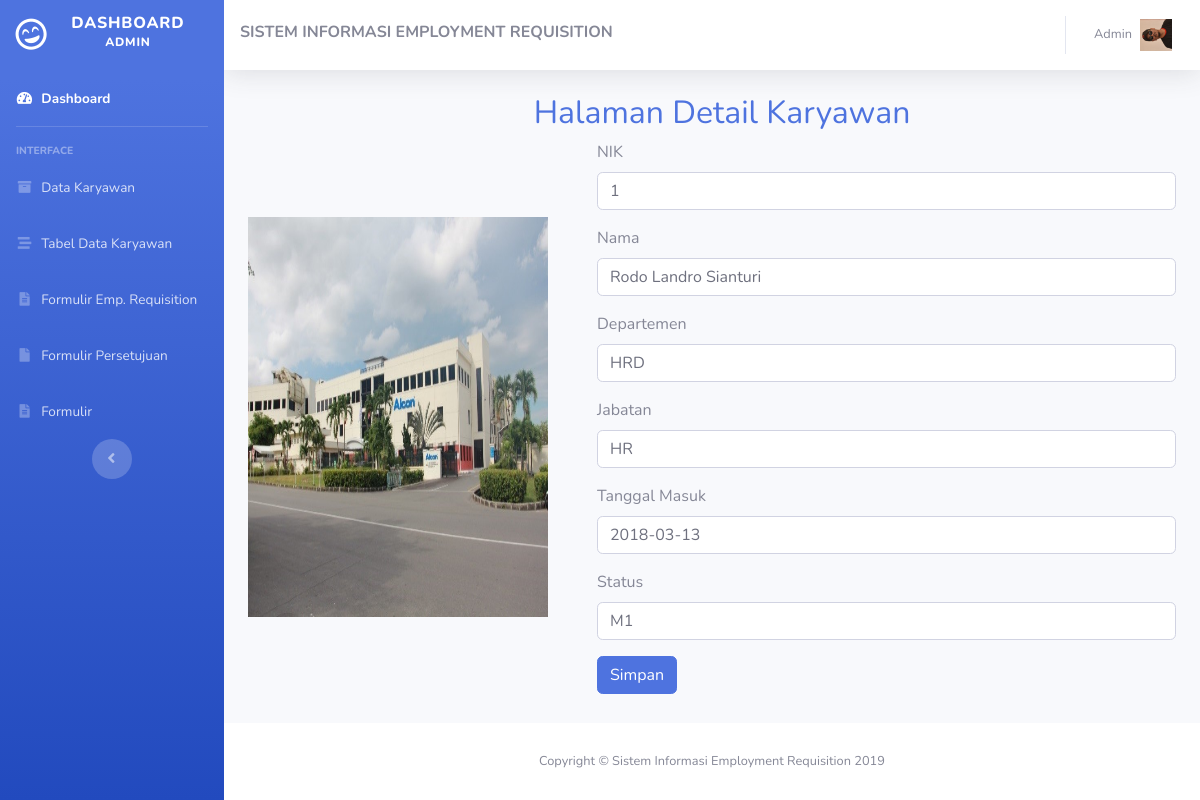
The app's page /admin/detail-karyawan.php?id=1 (signed in), older data.
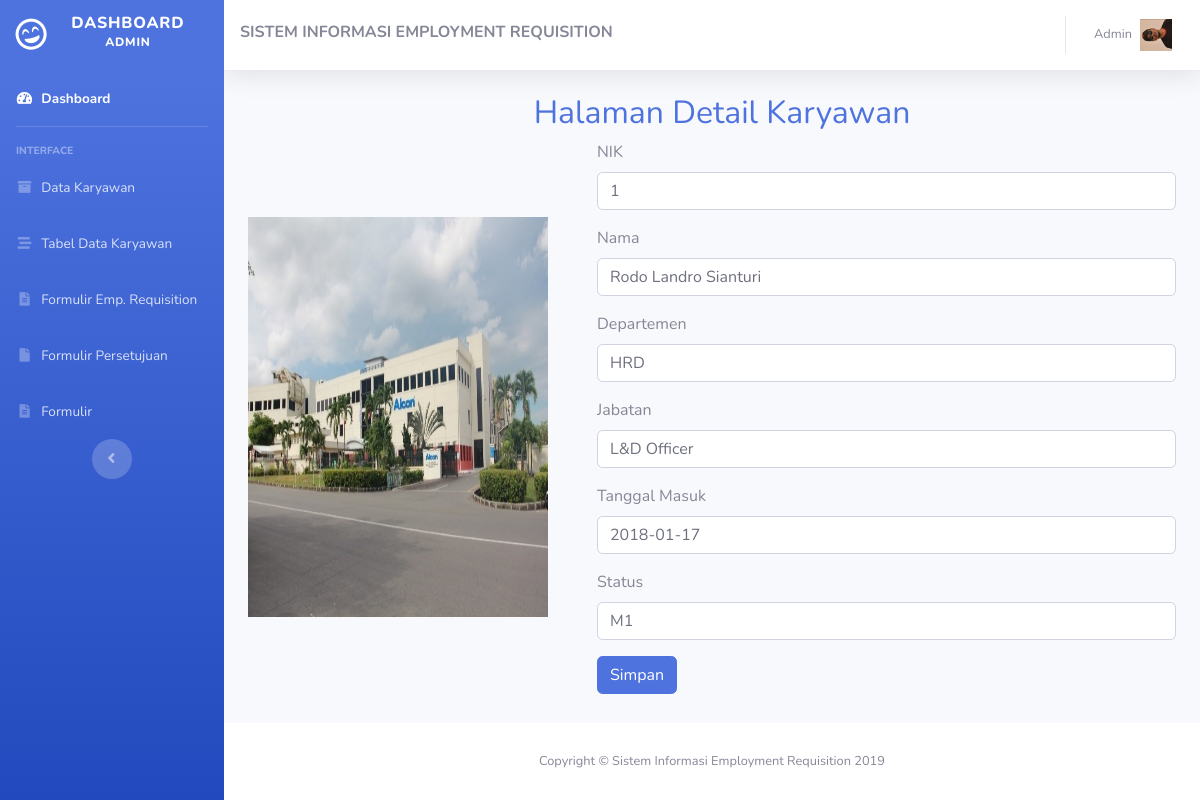
The same page, newer data.
### tables this page shows
CREATE TABLE `karyawan` (
  `id_karyawan` int(11) NOT NULL,
  `id_dept` int(11) DEFAULT NULL,
  `username` varchar(50) NOT NULL,
  `password` varchar(50) NOT NULL,
  `nama` varchar(50) NOT NULL,
  `jabatan` varchar(50) NOT NULL,
  `marital_status` varchar(50) NOT NULL,
  `tanggal_masuk` date DEFAULT NULL,
  `jenis_kelamin` varchar(20) NOT NULL,
  `status_karyawan` varchar(50) NOT NULL,
  `tempat_lahir` varchar(50) NOT NULL,
  `tanggal_lahir` date DEFAULT NULL,
  `alamat` text NOT NULL,
  `email` varchar(50) NOT NULL,
  `no_telepon` varchar(20) NOT NULL,
  `foto` varchar(100) NOT NULL,
  `hak_akses` enum('admin','pic','manager') NOT NULL
);

CREATE TABLE `departemen` (
  `id_dept` int(11) NOT NULL,
  `nama_dept` varchar(50) NOT NULL,
  `cost_center` varchar(50) NOT NULL
);

### admin/detail-karyawan.php (the view, shortened to what this page needs)
<?php
  include "../config/conn.php";
$id = $_GET['id'];
$stm2 = $pdo_conn->query("SELECT `id_karyawan`, `username`, `nama`, `jabatan`, `marital_status`, `tanggal_masuk`, `jenis_kelamin`, `status_karyawan`, `tempat_lahir`, `tanggal_lahir`, `alamat`, `email`, `no_telepon`, departemen.nama_dept
                          FROM `karyawan`
                          INNER JOIN departemen ON karyawan.id_dept = departemen.id_dept
                          WHERE karyawan.id_karyawan = '$id'");
?>
<!DOCTYPE html>
<html lang="en">
<head>
  <link href="../assets/vendor/fontawesome-free/css/all.min.css" rel="stylesheet" type="text/css">
  <link href="../assets/css/sb-admin-2.min.css" rel="stylesheet">
</head>
<body id="page-top">
        <div id="wrapper">
        <?php
          include "../components/sidebar.php";
        ?>
    <div id="content-wrapper" class="d-flex flex-column">
    <div id="content">
        <?php
          include "../components/navbar.php";
        ?>
    <center><h2 style="margin-left: 20px" <p class="text-primary">Halaman Detail Karyawan</h2></center>
        <div class="container-fluid" style=" display: flex; justify-content: center; align-items: center; ">
          <img src="../img/CVB.jpg" style=
          "width: 300px;
          height: 400px; ">
        <?php
          while ($row = $stm2->fetch()) {
        ?>
    <form style=" flex-grow: 1; margin-left: 49px;">
      <div class="form-group">
        <label for="id_karyawan">NIK</label>
        <input type="text" class="form-control" value="<?=$row['id_karyawan']?>">
      </div>
      <div class="form-group">
        <label for="nama">Nama</label>
        <input type="text" class="form-control"  value="<?=$row['nama']?>">
      </div>
      <div class="form-group">
        <label for="departemen">Departemen</label>
        <input type="text" class="form-control" value="<?=$row['nama_dept']?>">
      </div>
      <div class="form-group">
        <label for="jabatan">Jabatan</label>
        <input type="text" class="form-control" value="<?=$row['jabatan']?>">
      </div>
      <div class="form-group">
        <label for="tanggal_masuk">Tanggal Masuk</label>
        <input type="text" class="form-control" value="<?=$row['tanggal_masuk']?>">
      </div>
      <div class="form-group">
        <label for="marital_status">Status</label>
        <input type="text" class="form-control" value="<?=$row['marital_status']?>">
      </div>
      <button type="submit" class="btn btn-primary">Simpan</button>
    </form>
        <?php
          }
        ?>
      </div>
    </div>
    <footer class="sticky-footer bg-white">
      <div class="container my-auto">
        <div class="copyright text-center my-auto">
          <span>Copyright &copy; Sistem Informasi Employment Requisition 2019</span>
        </div>
      </div>
    </footer>
    </div>
    </div>
</body>
</html>

### components/sidebar.php
<ul class="navbar-nav bg-gradient-primary sidebar sidebar-dark accordion" id="accordionSidebar">
  <a class="sidebar-brand d-flex align-items-center justify-content-center" href="./">
    <div class="sidebar-brand-icon rotate-n-15">
      <i class="far fa-grin-beam"></i>
    </div>
    <div class="sidebar-brand-text mx-3">Dashboard <sup>Admin</sup></div>
  </a>
  <li class="nav-item active">
    <a class="nav-link" href="./">
      <i class="fas fa-fw fa-tachometer-alt"></i>
      <span>Dashboard</span>
    </a>
  </li>
  <hr class="sidebar-divider">
  <div class="sidebar-heading">Interface</div>
  <li class="nav-item">
    <a class="nav-link collapsed" href="./list-karyawan.php">
      <i class="fas fa-fw fa-archive"></i>
      <span> Data Karyawan</span>
    </a>
  </li>
  <li class="nav-item">
    <a class="nav-link collapsed" href="#">
      <i class="fas fa-fw fa-stream"></i>
      <span>Tabel Data Karyawan</span>
    </a>
  </li>
  <li class="nav-item">
    <a class="nav-link collapsed" href="#">
      <i class="fas fa-fw fa-file-alt"></i>
      <span>Formulir Emp. Requisition</span>
    </a>
  </li>
  <li class="nav-item">
    <a class="nav-link collapsed" href="#">
      <i class="fas fa-fw fa-file"></i>
      <span>Formulir Persetujuan</span>
    </a>
  </li>
  <li class="nav-item">
    <a class="nav-link collapsed" href="#">
      <i class="fas fa-fw fa-file-alt"></i>
      <span>Formulir</span>
    </a>
  </li>
  <div class="text-center d-none d-md-inline">
    <button class="rounded-circle border-0" id="sidebarToggle"></button>
  </div>
</ul>

### components/navbar.php (shortened to what this page needs)
<nav class="navbar navbar-expand navbar-light bg-white topbar mb-4 static-top shadow">
<p class="font-weight-bold"
    style="margin-top: 10px;"> SISTEM INFORMASI EMPLOYMENT REQUISITION </p>
  <ul class="navbar-nav ml-auto">
    <li class="nav-item dropdown no-arrow">
      <a class="nav-link dropdown-toggle" href="#" id="userDropdown" role="button" data-toggle="dropdown" aria-haspopup="true" aria-expanded="false">
        <span class="mr-2 d-none d-lg-inline text-gray-600 small">Admin</span>
        <img class="img-profile rounded-cimrcle" src="../img/me.JPG">
      </a>
  </li>
</ul>
</nav>

Row changes from the older to the newer data that the page shows:
changed karyawan "Rodo Landro Sianturi": jabatan "HR" → "L&D Officer"; tanggal_masuk "2018-03-13" → "2018-01-17"
